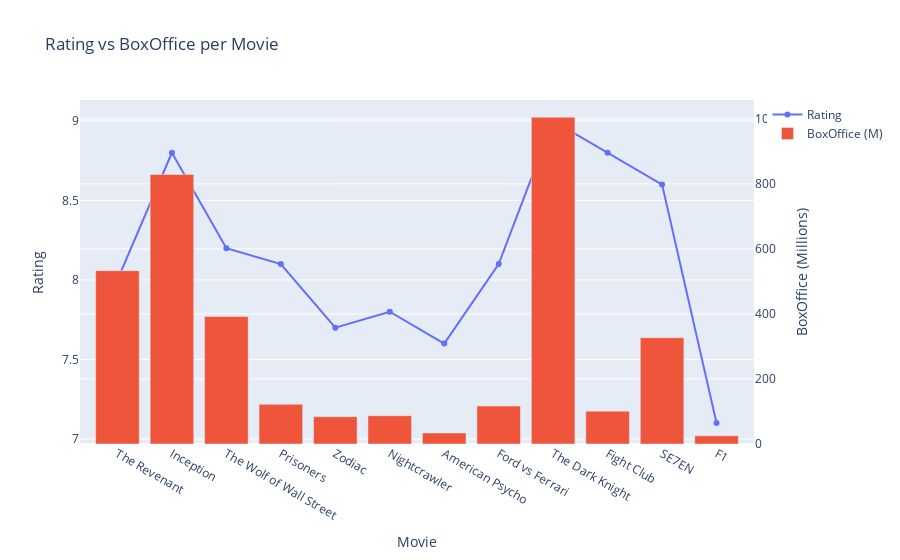

The notebook cell this image was saved under:
### Markdown cell above
# MODULE 2: Plotly Graph Objects (Advanced Customization)

## go.Figure() allows fine-grained control.

## Example: combining line + scatter + multiple axes.

### Code cell
import plotly.graph_objects as go

fig = go.Figure()

# Add Scatter for Ratings
fig.add_trace(go.Scatter(x=df['Movie'], y=df['Rating'], mode='markers+lines', name='Rating'))

# Add Bar for BoxOffice
fig.add_trace(go.Bar(x=df['Movie'], y=df['BoxOffice']/1e6, name='BoxOffice (M)', yaxis='y2'))

# Add second y-axis
fig.update_layout(
    title='Rating vs BoxOffice per Movie',
    yaxis=dict(title='Rating'),
    yaxis2=dict(title='BoxOffice (Millions)', overlaying='y', side='right'),
    xaxis=dict(title='Movie')
)

fig.show()

### Figure 1 — Plotly figure (JSON) as saved in the notebook; plotly's stock layout.template omitted (floating-point values rounded to 4 significant figures)
{"data": [{"mode": "markers+lines", "name": "Rating", "type": "scatter", "x": ["The Revenant", "Inception", "The Wolf of Wall Street", "Prisoners", "Zodiac", "Nightcrawler", "American Psycho", "Ford vs Ferrari", "The Dark Knight", "Fight Club", "SE7EN", "F1"], "y": [8.0, 8.8, 8.2, 8.1, 7.7, 7.8, 7.6, 8.1, 9.0, 8.8, 8.6, 7.1]}, {"name": "BoxOffice (M)", "type": "bar", "x": ["The Revenant", "Inception", "The Wolf of Wall Street", "Prisoners", "Zodiac", "Nightcrawler", "American Psycho", "Ford vs Ferrari", "The Dark Knight", "Fight Club", "SE7EN", "F1"], "y": [533.0, 829.0, 392.0, 122.0, 84.0, 87.0, 34.0, 117.0, 1005.0, 101.0, 327.0, 25.0], "yaxis": "y2"}], "layout": {"title": {"text": "Rating vs BoxOffice per Movie"}, "xaxis": {"title": {"text": "Movie"}}, "yaxis": {"title": {"text": "Rating"}}, "yaxis2": {"overlaying": "y", "side": "right", "title": {"text": "BoxOffice (Millions)"}}}}
